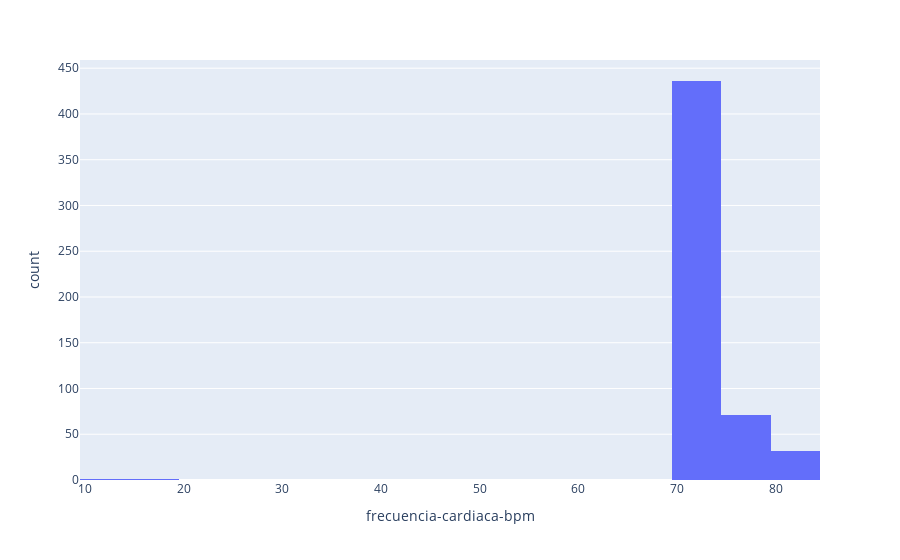

The cell this chart's notebook holds for it:
### Code cell
#Histograma de variable determinada para remover outliers
figura6 = px.histogram(df, x='frecuencia-cardiaca-bpm', nbins=30)
figura6.show()

### Figure 1 — Plotly figure (JSON) as saved in the notebook; plotly's stock layout.template omitted (floating-point values rounded to 4 significant figures; data arrays with more than 128 entries replaced by an {"elided": "..."} marker saying what was removed)
{"data": [{"alignmentgroup": "True", "bingroup": "x", "hovertemplate": "frecuencia-cardiaca-bpm=%{x}<br>count=%{y}<extra></extra>", "legendgroup": "", "marker": {"color": "#636efa", "pattern": {"shape": ""}}, "name": "", "nbinsx": 30, "offsetgroup": "", "orientation": "v", "showlegend": false, "type": "histogram", "x": {"elided": "541 int values"}, "xaxis": "x", "yaxis": "y"}], "layout": {"barmode": "relative", "legend": {"tracegroupgap": 0}, "margin": {"t": 60}, "xaxis": {"anchor": "y", "domain": [0, 1], "title": {"text": "frecuencia-cardiaca-bpm"}}, "yaxis": {"anchor": "x", "domain": [0, 1], "title": {"text": "count"}}}}
